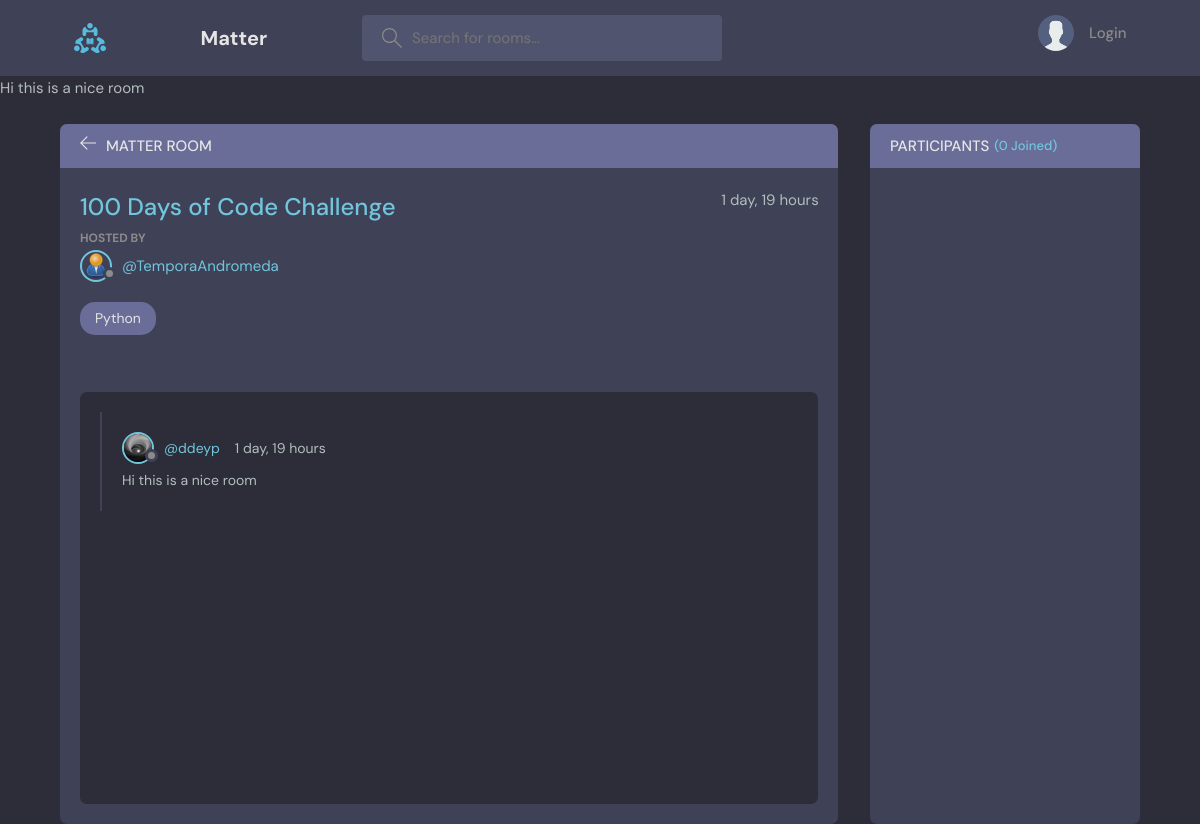
The page /room/rooms/fa78615d-d54b-42f8-accd-e544ffa6adb6/ on the database as committed earlier.
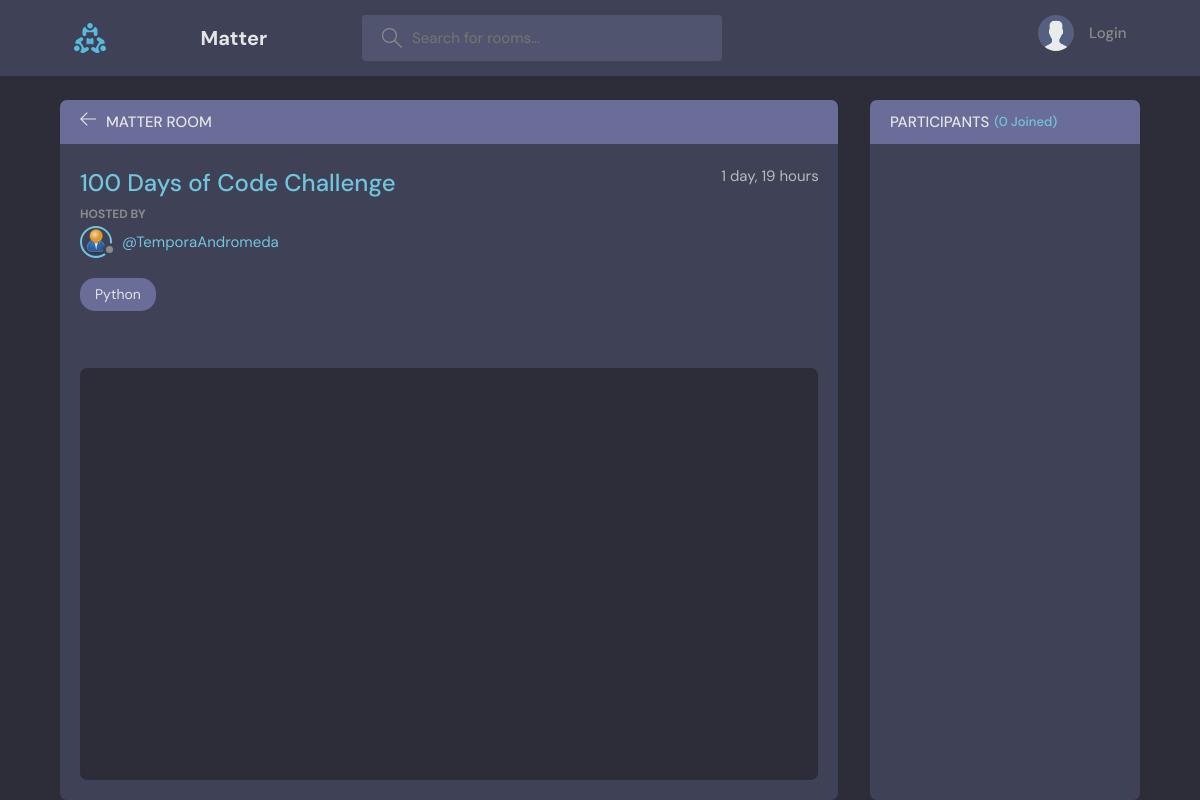
The same page on the database as committed later.
### rooms/models.py (models this page shows)
class Replies(models.Model):
    user = models.ForeignKey(Profile, null=True, blank= True, on_delete=models.SET_NULL)
    room = models.ForeignKey(Room, on_delete=models.CASCADE)
    body = models.TextField()
    updated = models.DateTimeField(auto_now=True)
    created = models.DateTimeField(auto_now_add=True)
    id = models.UUIDField(default=uuid.uuid4, unique = True, primary_key=True, editable= False)
    def __str__(self):
        return self.body[0:50]
    class Meta:
        ordering =['-updated', '-created']

### users/models.py (models this page shows, shortened)
class Profile(models.Model):
    user = models.OneToOneField(User, on_delete = models.CASCADE, null=True, blank= True)
    name = models.CharField(max_length=200, blank=True, null=True)
    username = models.CharField(max_length=200, blank=True, null=True)
    email= models.EmailField(max_length=500, blank=True, null=True)
    location = models.CharField(max_length=200, blank=True, null=True)
    bio = models.TextField(null=True, blank=True)
    short_intro = models.TextField(blank=True, null=True)
    social_twitter = models.CharField(max_length=200, blank=True, null=True)
    social_linkedin = models.CharField(max_length=200, blank=True, null=True)
    social_youtube = models.CharField(max_length=200, blank=True, null=True)
    social_website = models.CharField(max_length=200, blank=True, null=True)
    social_instagram = models.CharField(max_length=200, blank=True, null=True)
    social_github = models.CharField(max_length=200, blank=True, null=True)
    profile_image = models.ImageField(null=True, blank=True, upload_to='profiles/', default = 'profiles/user-default.png')
    id = models.UUIDField(default=uuid.uuid4, unique = True, primary_key=True, editable= False)
    created_at = models.DateTimeField(auto_now_add=True)
    @property
    def imageURL(self):
        try:
            url = self.profile_image.url
        except:
            url = ''
        return url

### rooms/views.py (the view, shortened to what this page needs)
# urls.py: path('rooms/<str:pk>/', views.rooms, name="rooms"),
def rooms(request,pk):
    room = Room.objects.get(id=pk)
    replies = room.replies_set.all().order_by('-created')
    participants = room.participants.all()
    context ={'room': room, 'messages': replies, 'participants': participants}
    return render(request, 'rooms/rooms.html', context)

### rooms/models.py (called while the page is built)
    def __str__(self):
        return self.name

### rooms/templates/rooms/rooms.html (shortened to what this page needs)
{% extends 'main2.html' %}
{% block content %}
    <main class="profile-page layout layout--2">
      <div class="container">
        <div class="room">
          <div class="room__top">
            <div class="room__topLeft">
              <a href="{{request.META.HTTP_REFERER}}">
                <svg version="1.1" xmlns="http://www.w3.org/2000/svg" width="32" height="32" viewBox="0 0 32 32">
                  <title>arrow-left</title>
                  <path
                    d="M13.723 2.286l-13.723 13.714 13.719 13.714 1.616-1.611-10.96-10.96h27.625v-2.286h-27.625l10.965-10.965-1.616-1.607z"
                  ></path>
                </svg>
              </a>
              <h3>Matter Room</h3>
            </div>
          </div>
          <div class="room__box scroll">
            <div class="room__header scroll">
              <div class="room__info">
                <h3>{{room.name}}</h3>
                <span>{{room.created|timesince}}</span>
              </div>
              <div class="room__hosted">
                <p>Hosted By</p>
                <a href="{% url 'room-profile' room.host.id %}" class="room__author">
                  <div class="avatar avatar--small">
                    <img src="{{room.host.imageURL}}" />
                  </div>
                  <span>@{{room.host.username}}</span>
                </a>
              </div>
              <span class="room__topics">{{room.topic}}</span>
            </div>
            <div class="room__conversation">
              <div class="threads scroll">
                {% for message in messages %}
                <div class="thread">
                  <div class="thread__top">
                    <div class="thread__author">
                      <a href="{% url 'room-profile' message.user.id %}" class="thread__authorInfo">
                        <div class="avatar avatar--small">
                          <img src="{{message.user.imageURL}}" />
                        </div>
                        <span>@{{message.user.username}}</span>
                      </a>
                      <span class="thread__date">{{message.created|timesince}}</span>
                    </div>
                  </div>
                  <div class="thread__details">
                    {{message.body}}
                  </div>
                </div>
                {% endfor %}
              </div>
            </div>
          </div>
        </div>
        <div class="participants">
          <h3 class="participants__top">Participants <span>({{participants.count}} Joined)</span></h3>
          <div class="participants__list scroll">
          </div>
        </div>
      </div>
    </main>
{% endblock %}

### templates/main2.html (shortened to what this page needs)
<!DOCTYPE html>
{% load static %}
<html lang="en">
  <head>
    <link rel="stylesheet" href="{% static 'styles/style.css' %}" />
  </head>
  <body>
    {% include 'navbar_room.html' %}
    {% if messages %}
    <ul class="messages">
    {% for message in messages %}
        <li>{{ message }}</li>
    {% endfor %}
    </ul>
    {% endif %}
    {% block content %}
    {% endblock %}
  </body>
</html>

Rows that differ between the two databases and show on the page:
removed Replies: body "Hi this is a nice room", user.imageURL (picture), user.username "ddeyp", created "1 day, 19 hours"
